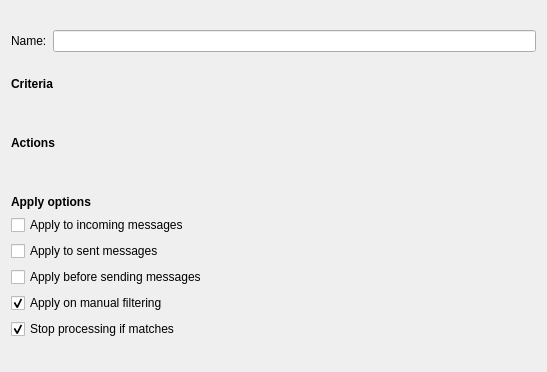
<?xml version="1.0" encoding="UTF-8"?>
<ui version="4.0">
 <class>FilterConfigWidget</class>
 <widget class="QWidget" name="FilterConfigWidget">
  <property name="geometry">
   <rect>
    <x>0</x>
    <y>0</y>
    <width>547</width>
    <height>372</height>
   </rect>
  </property>
  <layout class="QVBoxLayout" name="verticalLayout" stretch="0,1,1,0">
   <item>
    <layout class="QHBoxLayout" name="horizontalLayout">
     <item>
      <widget class="QLabel" name="label">
       <property name="text">
        <string>Name:</string>
       </property>
      </widget>
     </item>
     <item>
      <widget class="QLineEdit" name="filterName"/>
     </item>
    </layout>
   </item>
   <item>
    <layout class="QGridLayout" name="gridLayout_3">
     <item row="0" column="0" colspan="2">
      <widget class="QLabel" name="label_2">
       <property name="sizePolicy">
        <sizepolicy hsizetype="Preferred" vsizetype="Fixed">
         <horstretch>0</horstretch>
         <verstretch>0</verstretch>
        </sizepolicy>
       </property>
       <property name="font">
        <font>
         <weight>75</weight>
         <bold>true</bold>
        </font>
       </property>
       <property name="text">
        <string>Criteria</string>
       </property>
      </widget>
     </item>
     <item row="1" column="0">
      <spacer name="horizontalSpacer_2">
       <property name="orientation">
        <enum>Qt::Horizontal</enum>
       </property>
       <property name="sizeType">
        <enum>QSizePolicy::Fixed</enum>
       </property>
       <property name="sizeHint" stdset="0">
        <size>
         <width>20</width>
         <height>20</height>
        </size>
       </property>
      </spacer>
     </item>
     <item row="1" column="1">
      <layout class="QVBoxLayout" name="criteriaLayout"/>
     </item>
    </layout>
   </item>
   <item>
    <layout class="QGridLayout" name="gridLayout_4">
     <item row="0" column="0" colspan="2">
      <widget class="QLabel" name="label_3">
       <property name="sizePolicy">
        <sizepolicy hsizetype="Preferred" vsizetype="Fixed">
         <horstretch>0</horstretch>
         <verstretch>0</verstretch>
        </sizepolicy>
       </property>
       <property name="font">
        <font>
         <weight>75</weight>
         <bold>true</bold>
        </font>
       </property>
       <property name="text">
        <string>Actions</string>
       </property>
      </widget>
     </item>
     <item row="1" column="0">
      <spacer name="horizontalSpacer_4">
       <property name="orientation">
        <enum>Qt::Horizontal</enum>
       </property>
       <property name="sizeType">
        <enum>QSizePolicy::Fixed</enum>
       </property>
       <property name="sizeHint" stdset="0">
        <size>
         <width>20</width>
         <height>20</height>
        </size>
       </property>
      </spacer>
     </item>
     <item row="1" column="1">
      <layout class="QVBoxLayout" name="actionsLayout"/>
     </item>
    </layout>
   </item>
   <item>
    <layout class="QGridLayout" name="gridLayout_2">
     <item row="0" column="0">
      <widget class="QLabel" name="label_4">
       <property name="sizePolicy">
        <sizepolicy hsizetype="Preferred" vsizetype="Fixed">
         <horstretch>0</horstretch>
         <verstretch>0</verstretch>
        </sizepolicy>
       </property>
       <property name="font">
        <font>
         <weight>75</weight>
         <bold>true</bold>
        </font>
       </property>
       <property name="text">
        <string>Apply options</string>
       </property>
      </widget>
     </item>
     <item row="1" column="0">
      <layout class="QVBoxLayout" name="verticalLayout_2">
       <item>
        <widget class="QCheckBox" name="applyToIncomingCB">
         <property name="text">
          <string>Apply to incoming messages</string>
         </property>
        </widget>
       </item>
       <item>
        <widget class="QCheckBox" name="applyToSentCB">
         <property name="text">
          <string>Apply to sent messages</string>
         </property>
        </widget>
       </item>
       <item>
        <widget class="QCheckBox" name="applyBeforeSendCB">
         <property name="text">
          <string>Apply before sending messages</string>
         </property>
        </widget>
       </item>
       <item>
        <widget class="QCheckBox" name="applyManuallyCB">
         <property name="text">
          <string>Apply on manual filtering</string>
         </property>
         <property name="checked">
          <bool>true</bool>
         </property>
        </widget>
       </item>
       <item>
        <widget class="QCheckBox" name="stopIfMatchesCB">
         <property name="text">
          <string>Stop processing if matches</string>
         </property>
         <property name="checked">
          <bool>true</bool>
         </property>
        </widget>
       </item>
      </layout>
     </item>
    </layout>
   </item>
  </layout>
 </widget>
 <resources/>
 <connections/>
</ui>
